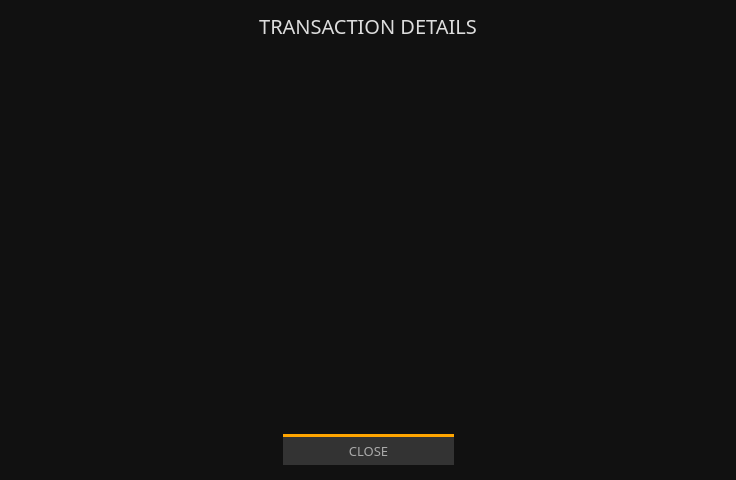
<?xml version="1.0" encoding="UTF-8"?>
<ui version="4.0">
 <class>TransactionDetailsDialog</class>
 <widget class="QDialog" name="TransactionDetailsDialog">
  <property name="geometry">
   <rect>
    <x>0</x>
    <y>0</y>
    <width>736</width>
    <height>480</height>
   </rect>
  </property>
  <property name="windowTitle">
   <string>Transaction details</string>
  </property>
  <property name="styleSheet">
   <string notr="true">background-color: #111;
border: 0px;
color: #aaa;</string>
  </property>
  <layout class="QVBoxLayout" name="verticalLayout">
   <property name="leftMargin">
    <number>15</number>
   </property>
   <property name="topMargin">
    <number>10</number>
   </property>
   <property name="rightMargin">
    <number>15</number>
   </property>
   <property name="bottomMargin">
    <number>15</number>
   </property>
   <item>
    <widget class="QLabel" name="label">
     <property name="minimumSize">
      <size>
       <width>0</width>
       <height>31</height>
      </size>
     </property>
     <property name="font">
      <font>
       <family>Poppins</family>
       <pointsize>15</pointsize>
      </font>
     </property>
     <property name="styleSheet">
      <string notr="true">color: #ddd;</string>
     </property>
     <property name="text">
      <string>TRANSACTION DETAILS</string>
     </property>
     <property name="alignment">
      <set>Qt::AlignCenter</set>
     </property>
    </widget>
   </item>
   <item>
    <widget class="QTextBrowser" name="m_detailsBrowser">
     <property name="font">
      <font>
       <family>Poppins</family>
       <pointsize>9</pointsize>
      </font>
     </property>
     <property name="styleSheet">
      <string notr="true">background-color: #111;</string>
     </property>
    </widget>
   </item>
   <item>
    <layout class="QHBoxLayout" name="horizontalLayout">
     <item>
      <spacer name="horizontalSpacer">
       <property name="orientation">
        <enum>Qt::Horizontal</enum>
       </property>
       <property name="sizeHint" stdset="0">
        <size>
         <width>40</width>
         <height>20</height>
        </size>
       </property>
      </spacer>
     </item>
     <item>
      <widget class="QPushButton" name="m_closeButton">
       <property name="minimumSize">
        <size>
         <width>171</width>
         <height>31</height>
        </size>
       </property>
       <property name="font">
        <font>
         <family>Poppins</family>
         <pointsize>10</pointsize>
        </font>
       </property>
       <property name="styleSheet">
        <string notr="true">color: #aaa; background-color: #333; border-top: 3px solid orange;</string>
       </property>
       <property name="text">
        <string>CLOSE</string>
       </property>
      </widget>
     </item>
     <item>
      <spacer name="horizontalSpacer_2">
       <property name="orientation">
        <enum>Qt::Horizontal</enum>
       </property>
       <property name="sizeHint" stdset="0">
        <size>
         <width>40</width>
         <height>20</height>
        </size>
       </property>
      </spacer>
     </item>
    </layout>
   </item>
  </layout>
 </widget>
 <resources/>
 <connections>
  <connection>
   <sender>m_closeButton</sender>
   <signal>clicked()</signal>
   <receiver>TransactionDetailsDialog</receiver>
   <slot>accept()</slot>
   <hints>
    <hint type="sourcelabel">
     <x>619</x>
     <y>331</y>
    </hint>
    <hint type="destinationlabel">
     <x>335</x>
     <y>178</y>
    </hint>
   </hints>
  </connection>
 </connections>
</ui>
